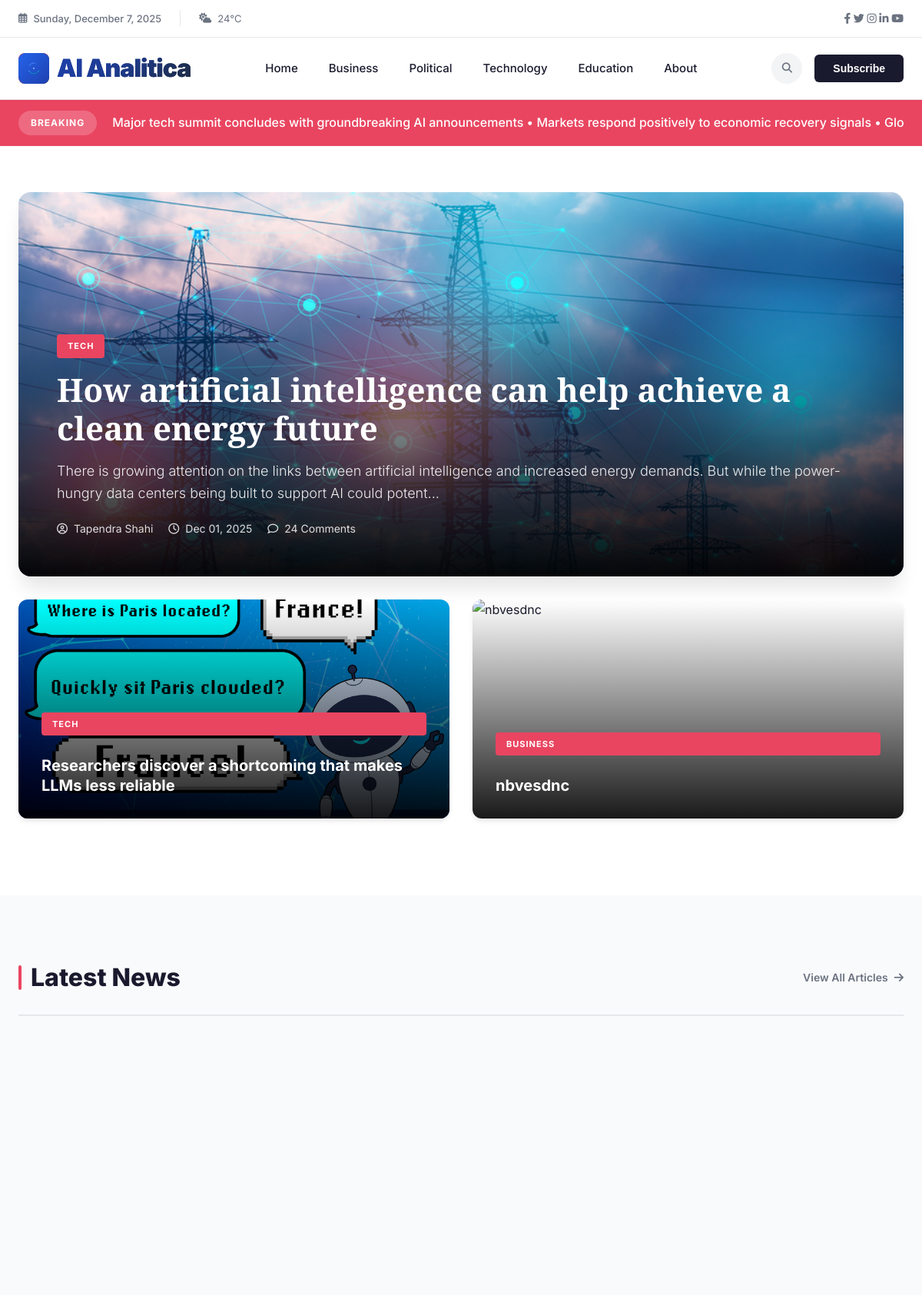
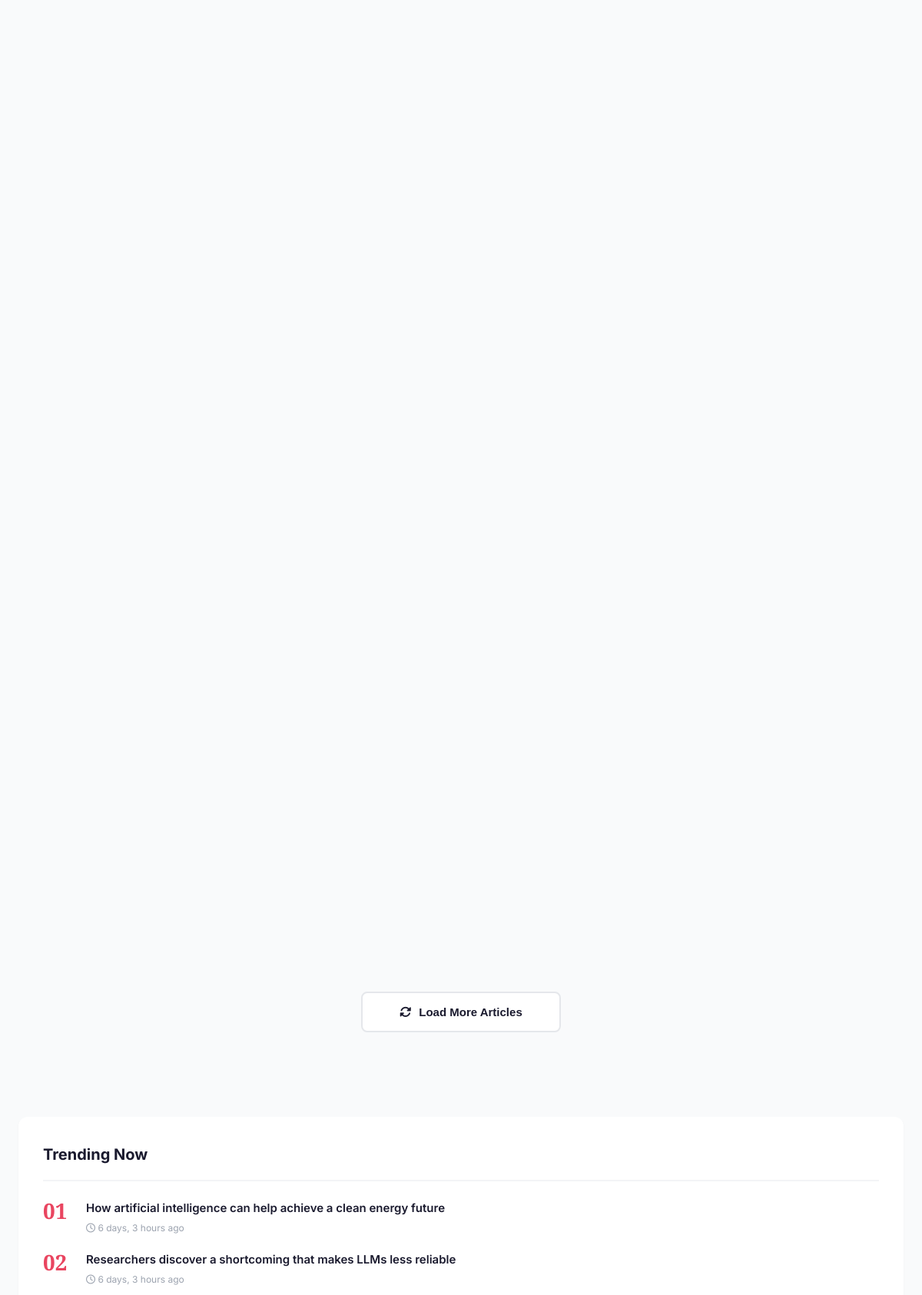
The page / (upper part) on the database its author committed (2 pictures, top to bottom).
### news/models.py (models this page shows, shortened)
class News(models.Model):
    CATEGORY_CHOICES = [
        ('business', 'Business'),
        ('political', 'Political'),
        ('tech', 'Tech'),
        ('education', 'Education'),
    ]
    VISIBILITY_CHOICES = [
        ('public', 'Public'),
        ('private', 'Private'),
        ('password', 'Password Protected'),
    ]
    title = models.CharField(max_length=255)
    slug = models.SlugField(max_length=255, blank=True, help_text="URL-friendly version of title")
    content = models.TextField()
    excerpt = models.TextField(max_length=300, blank=True, help_text="Brief summary of the article")
    category = models.CharField(max_length=50, choices=CATEGORY_CHOICES, default='business')
    tags = models.CharField(max_length=500, blank=True, help_text="Comma-separated tags")
    author = models.ForeignKey(TeamMember, on_delete=models.SET_NULL, null=True, blank=True, related_name='articles', help_text="Select the author from team members")
    meta_description = models.CharField(max_length=160, blank=True, help_text="SEO meta description")
    visibility = models.CharField(max_length=20, choices=VISIBILITY_CHOICES, default='public')
    publish_date = models.DateTimeField(null=True, blank=True, help_text="Schedule publish date/time")
    created_at = models.DateTimeField(auto_now_add=True)
    updated_at = models.DateTimeField(auto_now=True)
    image = models.ImageField(upload_to='news_images/', blank=True, null=True)
    class Meta:
        ordering = ['-created_at']
        verbose_name = 'News Article'
        verbose_name_plural = 'News Articles'

class TeamMember(models.Model):
    ROLE_CHOICES = [
        ('editor_in_chief', 'Editor-in-Chief'),
        ('tech_editor', 'Tech Editor'),
        ('political_analyst', 'Political Analyst'),
        ('business_reporter', 'Business Reporter'),
        ('sports_reporter', 'Sports Reporter'),
        ('senior_editor', 'Senior Editor'),
        ('staff_writer', 'Staff Writer'),
        ('photographer', 'Photographer'),
        ('video_journalist', 'Video Journalist'),
    ]
    name = models.CharField(max_length=255)
    role = models.CharField(max_length=50, choices=ROLE_CHOICES)
    bio = models.TextField(blank=True, help_text="Brief biography of the team member")
    photo = models.ImageField(upload_to='team_photos/', blank=True, null=True, help_text="Professional headshot")
    email = models.EmailField(blank=True, help_text="Professional email address")
    twitter_url = models.URLField(blank=True, help_text="Twitter profile URL")
    linkedin_url = models.URLField(blank=True, help_text="LinkedIn profile URL")
    is_active = models.BooleanField(default=True, help_text="Is this team member currently active?")
    order = models.IntegerField(default=0, help_text="Display order (lower numbers appear first)")
    joined_date = models.DateField(auto_now_add=True)
    class Meta:
        ordering = ['order', 'name']
        verbose_name = 'Team Member'
        verbose_name_plural = 'Team Members'

### news/views.py (the view)
# urls.py: path('', views.home, name='home'),
def home(request):
    latest_news = News.objects.order_by('-created_at')[:15]
    category_counts = News.objects.values('category').annotate(count=Count('category'))
    category_dict = {item['category']: item['count'] for item in category_counts}
    context = {
        'latest_news': latest_news,
        'business_count': category_dict.get('business', 0),
        'political_count': category_dict.get('political', 0),
        'tech_count': category_dict.get('tech', 0),
        'education_count': category_dict.get('education', 0),
    }
    return render(request, 'news/home.html', context)

### news/templates/news/home.html (shortened to what this page needs)
<!DOCTYPE html>
<html lang="en">
<head>
    <link rel="stylesheet" href="https://cdnjs.cloudflare.com/ajax/libs/font-awesome/6.4.0/css/all.min.css">
</head>
<body>
<div class="top-bar">
    <div class="container">
        <div class="top-bar-content">
            <div class="top-bar-left">
                <div class="top-bar-date">
                    <i class="far fa-calendar-alt"></i>
                    <span id="currentDate"></span>
                </div>
                <div class="weather-widget">
                    <i class="fas fa-cloud-sun"></i>
                    <span>24°C</span>
                </div>
            </div>
            <div class="top-bar-right">
                <div class="social-links">
                    <a href="#" aria-label="Facebook"><i class="fab fa-facebook-f"></i></a>
                    <a href="#" aria-label="Twitter"><i class="fab fa-twitter"></i></a>
                    <a href="#" aria-label="Instagram"><i class="fab fa-instagram"></i></a>
                    <a href="#" aria-label="LinkedIn"><i class="fab fa-linkedin-in"></i></a>
                    <a href="#" aria-label="YouTube"><i class="fab fa-youtube"></i></a>
                </div>
            </div>
        </div>
    </div>
</div>
<nav class="main-nav">
    <div class="container">
        <div class="nav-wrapper">
            <a href="/" class="logo">
                <div class="logo-icon">
                </div>
                <span>AI Analitica</span>
            </a>
            <ul class="nav-menu">
                <li><a href="/">Home</a></li>
                <li><a href="/category/business/">Business</a></li>
                <li><a href="/category/political/">Political</a></li>
                <li><a href="/category/tech/">Technology</a></li>
                <li><a href="/category/education/">Education</a></li>
                <li><a href="/about/">About</a></li>
            </ul>
            <div class="nav-actions">
                <button class="search-trigger" id="searchTrigger" aria-label="Search">
                    <i class="fas fa-search"></i>
                </button>
                <button class="subscribe-btn">Subscribe</button>
            </div>
        </div>
    </div>
</nav>
<div class="breaking-ticker">
    <div class="container">
        <div class="ticker-wrapper">
            <div class="ticker-label">BREAKING</div>
            <div class="ticker-content">
                <div class="ticker-text">
                    Major tech summit concludes with groundbreaking AI announcements • Markets respond positively to economic recovery signals • Global leaders convene for climate action summit
                </div>
            </div>
        </div>
    </div>
</div>
<section class="hero-section">
    <div class="container-wide">
        <div class="hero-grid">
            {% if latest_news %}
            <article class="hero-main">
                {% if latest_news.0.image %}
                    <img src="{{ latest_news.0.image.url }}" alt="{{ latest_news.0.title }}">
                {% else %}
                    <img src="https://images.unsplash.com/photo-1504711434969-e33886168f5c?w=1200&h=600&fit=crop" alt="{{ latest_news.0.title }}">
                {% endif %}
                <div class="hero-overlay">
                    <span class="hero-category">{{ latest_news.0.get_category_display|upper }}</span>
                    <h2 class="hero-title serif">
                        <a href="{% url 'news:news_detail' latest_news.0.pk %}" style="color: white; text-decoration: none;">
                            {{ latest_news.0.title }}
                        </a>
                    </h2>
                    <p class="hero-excerpt">{{ latest_news.0.content|slice:":180" }}...</p>
                    <div class="hero-meta">
                        <div class="hero-meta-item">
                            <i class="far fa-user-circle"></i>
                            <span>{% if latest_news.0.author %}{{ latest_news.0.author.name }}{% else %}Editorial Team{% endif %}</span>
                        </div>
                        <div class="hero-meta-item">
                            <i class="far fa-clock"></i>
                            <span>{{ latest_news.0.created_at|date:"M d, Y" }}</span>
                        </div>
                        <div class="hero-meta-item">
                            <i class="far fa-comment"></i>
                            <span>24 Comments</span>
                        </div>
                    </div>
                </div>
            </article>
            <div class="hero-secondary">
                {% if latest_news|length > 1 %}
                <article class="secondary-card">
                    {% if latest_news.1.image %}
                        <img src="{{ latest_news.1.image.url }}" alt="{{ latest_news.1.title }}">
                    {% else %}
                        <img src="https://images.unsplash.com/photo-1526628953301-3e589a6a8b74?w=500&h=300&fit=crop" alt="{{ latest_news.1.title }}">
                    {% endif %}
                    <div class="secondary-overlay">
                        <span class="hero-category">{{ latest_news.1.get_category_display|upper }}</span>
                        <h3>
                            <a href="{% url 'news:news_detail' latest_news.1.pk %}" style="color: white; text-decoration: none;">
                                {{ latest_news.1.title }}
                            </a>
                        </h3>
                    </div>
                </article>
                {% endif %}
                {% if latest_news|length > 2 %}
                <article class="secondary-card">
                    {% if latest_news.2.image %}
                        <img src="{{ latest_news.2.image.url }}" alt="{{ latest_news.2.title }}">
                    {% else %}
                        <img src="https://images.unsplash.com/photo-1495020689067-958852a7765e?w=500&h=300&fit=crop" alt="{{ latest_news.2.title }}">
                    {% endif %}
                    <div class="secondary-overlay">
                        <span class="hero-category">{{ latest_news.2.get_category_display|upper }}</span>
                        <h3>
                            <a href="{% url 'news:news_detail' latest_news.2.pk %}" style="color: white; text-decoration: none;">
                                {{ latest_news.2.title }}
                            </a>
                        </h3>
                    </div>
                </article>
                {% endif %}
            </div>
            {% endif %}
        </div>
    </div>
</section>
<div class="container">
    <div class="main-layout">
        <main>
            <div class="section-header">
                <h2 class="section-title">Latest News</h2>
                <a href="/news/all/" class="view-all-link">
                    View All Articles <i class="fas fa-arrow-right"></i>
                </a>
            </div>
            <div class="articles-grid">
            </div>
            <div class="load-more-section">
                <button class="load-more-btn">
                    <i class="fas fa-sync-alt"></i>
                    Load More Articles
                </button>
            </div>
        </main>
        <aside class="sidebar">
            <div class="widget">
                <h3 class="widget-header">Trending Now</h3>
                <div class="trending-list">
                    {% for news in latest_news|slice:":5" %}
                    <div class="trending-item">
                        <div class="trending-rank">{{ forloop.counter|stringformat:"02d" }}</div>
                        <div class="trending-info">
                            <h4>
                                <a href="{% url 'news:news_detail' news.pk %}">
                                    {{ news.title|truncatewords:10 }}
                                </a>
                            </h4>
                            <div class="trending-time">
                                <i class="far fa-clock"></i> {{ news.created_at|timesince }} ago
                            </div>
                        </div>
                    </div>
                    {% endfor %}
                </div>
            </div>
        </aside>
    </div>
</div>
</body>
</html>

### rows shown on the page
News: image (picture), category "TECH", title "How artificial intelligence can help achieve a clean energy future", content "There is growing attention on the links between artificial intelligence and increased energy demands. But while the power-hungry data centers being built to support AI could potent", author.name "Tapendra Shahi", created_at "Dec 01, 2025", created_at "6 days, 3 hours"
News: image (picture), category "TECH", title "Researchers discover a shortcoming that makes LLMs less reliable", created_at "6 days, 3 hours"
News: category "BUSINESS", title "nbvesdnc"
